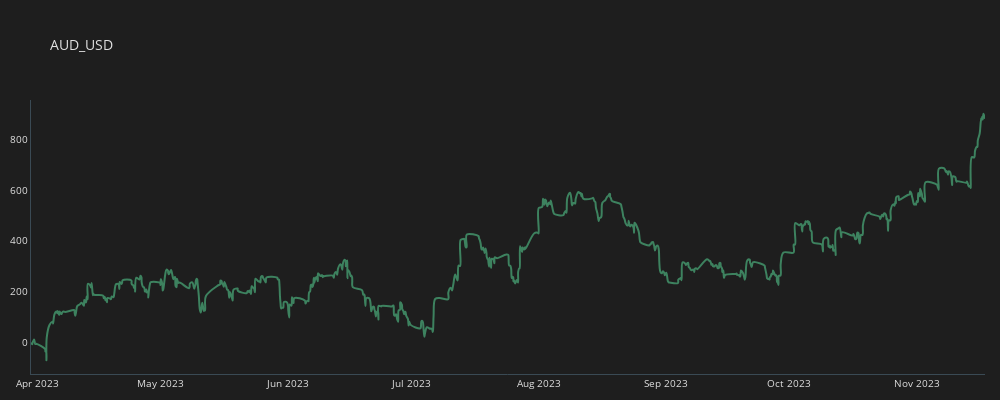

The cell this chart's notebook holds for it:
### Code cell
plot_line(trades_aud_usd, "AUD_USD")

### Figure 1 — Plotly figure (JSON) as saved in the notebook; plotly's stock layout.template omitted (floating-point values rounded to 4 significant figures; data arrays with more than 128 entries replaced by an {"elided": "..."} marker saying what was removed)
{"data": [{"line": {"color": "#3d825f", "shape": "spline", "width": 2}, "mode": "lines", "name": "AUD_USD", "x": {"elided": "749 str values"}, "y": {"elided": "749 float values"}, "type": "scatter"}], "layout": {"margin": {"l": 15, "r": 15, "b": 10}, "font": {"size": 10, "color": "#e1e1e1"}, "width": 1000, "height": 400, "paper_bgcolor": "#1e1e1e", "plot_bgcolor": "#1e1e1e", "title": {"text": "AUD_USD"}, "xaxis": {"linewidth": 1, "linecolor": "#3a4a54", "showgrid": false, "zeroline": false}, "yaxis": {"linewidth": 1, "linecolor": "#3a4a54", "showgrid": false, "zeroline": false}}}
